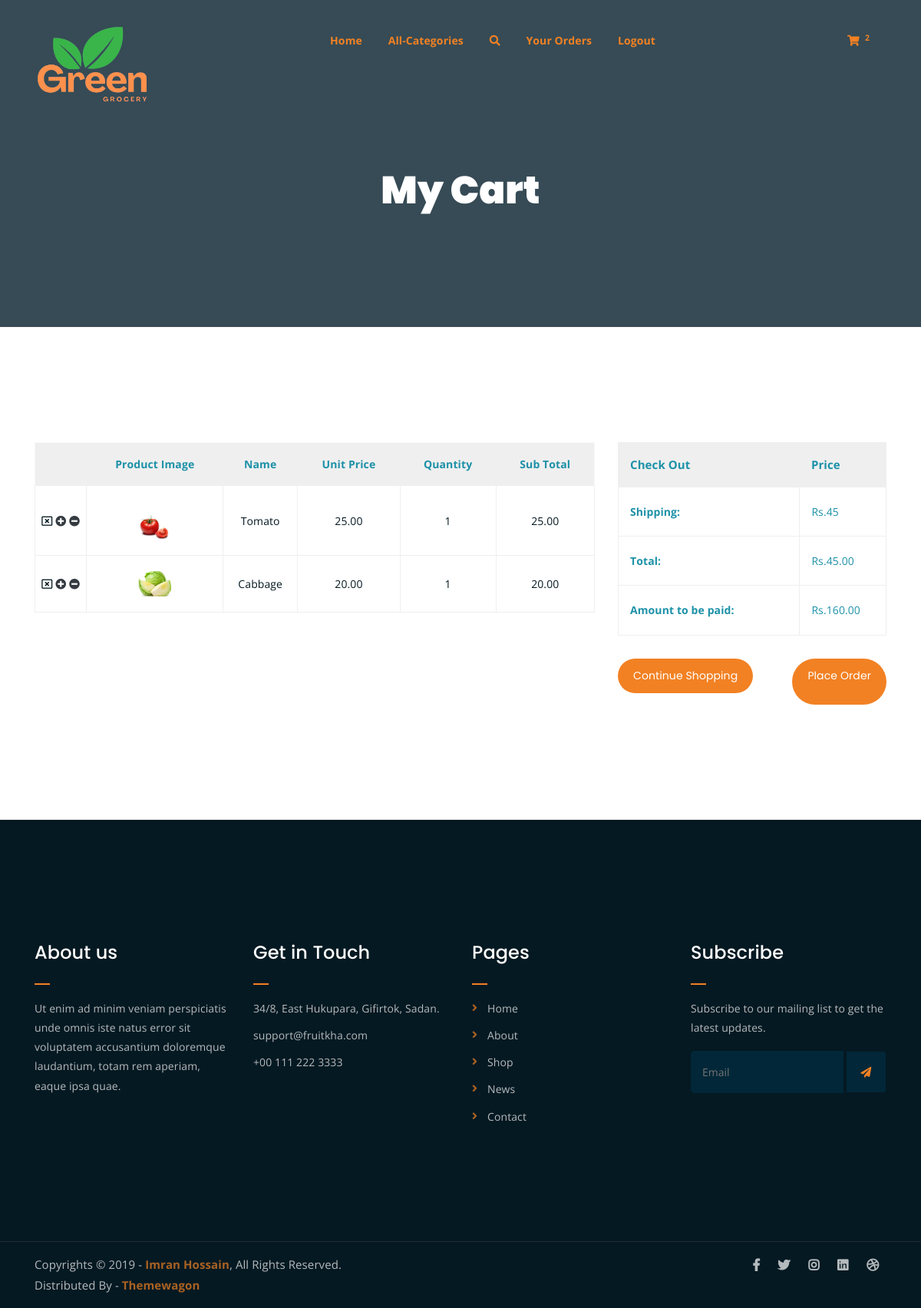
Screenshot of /cart/cartview (signed in) with the database file from the repository.
### cart/models.py (models this page shows)
class Cart(models.Model):
    user=models.ForeignKey(User,on_delete=models.CASCADE)
    product=models.ForeignKey(Product,on_delete=models.CASCADE)
    quantity=models.IntegerField()
    date_added=models.DateTimeField(auto_now_add=True)
    def subtotal(self):
        return self.quantity*self.product.price

### shop/models.py (models this page shows, shortened)
class Product(models.Model):
    name=models.CharField(max_length=20)
    desc=models.TextField()
    image=models.ImageField(upload_to="products")
    price=models.DecimalField(max_digits=10,decimal_places=2)
    stock=models.IntegerField()
    available=models.BooleanField(default=True)
    created=models.DateTimeField(auto_now_add=True) #one time
    updated=models.DateTimeField(auto_now=True) #change every time we update record
    category=models.ForeignKey(Category,on_delete=models.CASCADE)

### cart/views.py (the view)
# urls.py: path('cartview',views.cart_view,name="cartview"),
@login_required
def cart_view(request):
    u=request.user
    c = Cart.objects.filter(user=u)
    total = 0
    total2=0
    for i in c:
        total+=i.quantity*i.product.price
        total2+=total+45
    context={'cart':c,'total':total,'totalprice':total2}
    return render(request,'cart.html',context)

### cart/context_processors.py (called while the page is built)
def count_items(request):
    u=request.user
    count=0
    if request.user.is_authenticated:
        try:
                c=Cart.objects.filter(user=u)
                for i in c:
                    count+=i.quantity
        except:
            count=0
    return {'c':count}

### shop/context_processors.py (called while the page is built)
def menu_links(request):
    c=Category.objects.all()
    return {'links':c}

### templates/cart.html (shortened to what this page needs)
{% extends 'base.html' %}
{% load static %}
{% block content %}
	<div class="breadcrumb-section breadcrumb-bg">
		<div class="container">
			<div class="row">
				<div class="col-lg-8 offset-lg-2 text-center">
					<div class="breadcrumb-text">
						<h1>My Cart</h1>
					</div>
				</div>
			</div>
		</div>
	</div>
<div class="cart-section mt-150 mb-150">
		<div class="container">
			<div class="row">
				<div class="col-lg-8 col-md-12">
					<div class="cart-table-wrap">
						<table class="cart-table">
							<thead class="cart-table-head">
								<tr class="table-head-row">
									<th class="product-remove"></th>
                                  <th class="product-image"><strong>Product Image</strong></th>
                                  <th class="product-name"><strong>Name</strong></th>
                                  <th class="product-price"><strong>Unit Price</strong></th>
                                  <th class="product-quantity"><strong>Quantity</strong></th>
                                  <th class="product-total"><strong>Sub Total</strong></th>
								</tr>
							</thead>
							<tbody>
                             {% for i in cart %}
								<tr class="table-body-row">
                                  {% if i.product.stock > 0 %}
									<td class="product-remove"><a href="{% url 'cart:cartdelete' i.product.id %}"><i class="far fa-window-close"></i></a>
                                    <a href="{% url 'cart:addtocart' i.product.id %}"><i class="fa fa-plus-circle text-dark fs-4" aria-hidden="true"></i></a>
                                    <a href="{% url 'cart:cartremove' i.product.id %}"><i class="fa fa-minus-circle text-dark fs-4" aria-hidden="true"></i></a>
                                    </td>
                                  {% else %}
                                    <td>
                                      <a href="{% url 'cart:cartdelete' i.product.id %}"><i class="far fa-window-close"></i></a>
                                      <a href="{% url 'cart:cartremove' i.product.id %}"><i class="fa fa-minus-circle text-dark fs-4" aria-hidden="true"></i></a>
                                  {% endif %}
									<td class="product-image"><img src="{{i.product.image.url}}" alt=""></td>
									<td class="product-name">{{i.product.name}}</td>
									<td class="product-price">{{i.product.price}}</td>
									<td class="product-quantity">{{i.quantity}}</td>
									<td class="product-total">{{i.subtotal}}</td>
								</tr>
                            {% endfor %}
							</tbody>
						</table>
					</div>
				</div>
				<div class="col-lg-4">
					<div class="total-section">
						<table class="total-table">
							<thead class="total-table-head">
								<tr class="table-total-row">
                                  <th><strong>Check Out</strong></th>
                                  <th><strong>Price</strong></th>
								</tr>
							</thead>
							<tbody>
								<tr class="total-data">
									<td><strong>Shipping: </strong></td>
									<td>Rs.45</td>
								</tr>
								<tr class="total-data">
									<td><strong>Total: </strong></td>
									<td>Rs.{{total}}</td>
								</tr>
							<tr class="total-data">
									<td><strong>Amount to be paid: </strong></td>
									<td>Rs.{{totalprice}}</td>
								</tr>
							</tbody>
						</table>
						<div class="cart-buttons d-flex justify-content-between">
							<a href="{% url 'shop:categories' %}" class="boxed-btn">Continue Shopping</a>
							<a href="{% url 'cart:billingorder' %}" class="boxed-btn black">Place Order</a>
						</div>
					</div>
				</div>
			</div>
		</div>
	</div>
{% endblock %}

### static/assets/css/main.css (style rules this page uses)
html { font-size: 14px; font-weight: 400; line-height: 28px; height: 100%; }
body { font-family: "Open Sans", sans-serif; font-weight: 400; font-size: 1rem; letter-spacing: 0.1px; line-height: 1.8; color: #1d91a8; overflow-x: hidden; }
body img { max-width: 100% }
a { cursor: pointer; text-decoration: none; -webkit-transition: all 0.2s ease-in-out; -o-transition: all 0.2s ease-in-out; transition: all 0.2s ease-in-out; }
h1, .h1, h2, .h2, h3, .h3, h4, .h4, h5, .h5, h6, .h6 { font-family: "Poppins", sans-serif; font-weight: 700; margin: 0 0 1.25rem 0; color: #051922; }
h1:last-child, .h1:last-child, h2:last-child, .h2:last-child, h3:last-child, .h3:last-child, h4:last-child, .h4:last-child, h5:last-child, .h5:last-child, h6:last-child, .h6:last-child { margin: 0; }
h1, .h1 { font-size: 4rem; font-weight: 700; line-height: 4rem; }
.mt-150 { margin-top: 150px; }
.mb-150 { margin-bottom: 150px; }
a.boxed-btn { font-family: 'Poppins', sans-serif; display: inline-block; background-color: #F28123; color: #fff; padding: 10px 20px; }
a.boxed-btn, a.bordered-btn, a.cart-btn { border-radius: 50px; }
.breadcrumb-bg { background-image: url(../img/breadcrumb-bg.jpg); }
.breadcrumb-text h1 { font-size: 50px; font-weight: 900; color: #fff; margin: 0; margin-top: 20px; }
.breadcrumb-section { padding: 150px 0; background-size: cover; background-position: center center; position: relative; z-index: 1; background-attachment: fixed; padding-top: 200px; }
.breadcrumb-section:after { position: absolute; left: 0; top: 0; width: 100%; height: 100%; content: ""; background-color: #07212e; z-index: -1; opacity: 0.8; }
a.boxed-btn { -webkit-transition: 0.3s; -o-transition: 0.3s; transition: 0.3s; }
.product-image img { -webkit-transition: 0.3s; -o-transition: 0.3s; transition: 0.3s; }
html, body { height: 100%; }
.product-image { padding: 30px; padding-bottom: 0; }
.product-image img { width: 90%; border-radius: 5px; margin-bottom: 20px; }
table.cart-table { border: 1px solid #f9f9f9; width: 100%; }
thead { border-bottom: 1px solid #eee; }
tr.table-head-row th { border-right: 1px solid #efefef; padding: 15px; font-weight: 500; text-align: center; }
tr.table-head-row th:last-child { border-right: none; }
.cart-table-wrap tbody tr td { text-align: center; }
td.product-image img { max-width: 50px; -webkit-box-shadow: none; box-shadow: none; margin-bottom: 0; }
.cart-table-wrap tbody tr td { border: 1px solid #efefef; padding: 20px 0; color: #051922; }
thead.cart-table-head tr { background-color: #efefef; }
td.product-remove a { color: #051922; }
.total-section table.total-table { border: 1px solid #efefef; width: 100%; }
tr.table-total-row { background-color: #efefef; }
tr.table-total-row th { font-weight: 500; font-size: 15px; padding: 15px; }
table.total-table tbody tr.total-data td { border: 1px solid #efefef; padding: 19px 15px; }
tr.total-data td strong { margin-right: 32px; }
.cart-buttons { margin-top: 30px; }
.cart-buttons a:first-child { margin-right: 20px; }

### static/assets/css/responsive.css (style rules this page uses)
@media only screen and (min-width: 992px) and (max-width: 1200px) { .cart-buttons a:first-child { margin-right: 0; margin-bottom: 15px; } }

### rows the page displays
Cart: product.image (picture), product.name "Tomato", product.price "25.00", quantity "1", subtotal "25.00"
Cart: product.image (picture), product.name "Cabbage", product.price "20.00", quantity "1", subtotal "20.00"

### other values shown
{{ c }} "2"
{{ total }} "45.00"
{{ totalprice }} "160.00"
